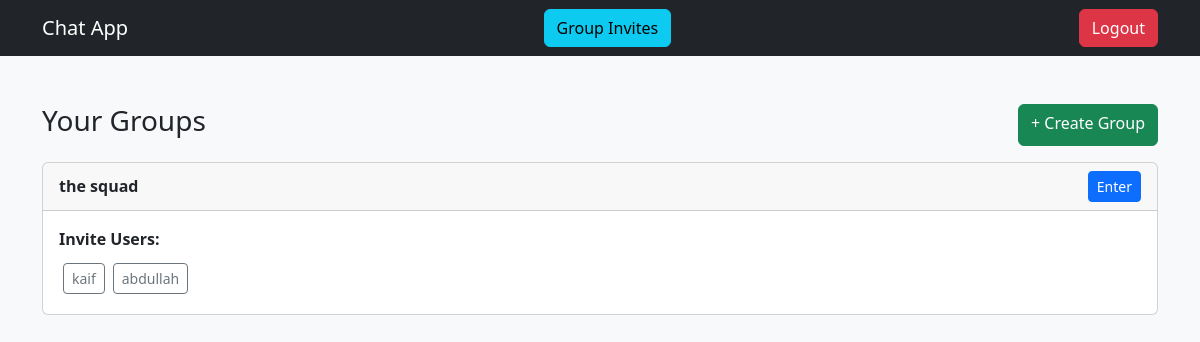
The page /groups (signed in) on the database its author committed.
### app.py (models this page shows)
class Group(db.Model):
    id = db.Column(db.Integer, primary_key=True)
    name = db.Column(db.String(150), nullable=False)
    created_by = db.Column(db.Integer, db.ForeignKey('user.id'))

class User(UserMixin, db.Model):
    id = db.Column(db.Integer, primary_key=True)
    username = db.Column(db.String(150), unique=True, nullable=False)
    email = db.Column(db.String(150), unique=True, nullable=False)
    password = db.Column(db.String(150), nullable=False)

### app.py (the view)
@app.route('/groups')
@login_required
def groups():
    group_ids = [gm.group_id for gm in GroupMember.query.filter_by(user_id=current_user.id).all()]
    user_groups = Group.query.filter(Group.id.in_(group_ids)).all()
    friendships = Friendship.query.filter(
        ((Friendship.user_id == current_user.id) | (Friendship.friend_id == current_user.id)) &
        (Friendship.status == "accepted")
    ).all()
    friend_ids = [
        f.friend_id if f.user_id == current_user.id else f.user_id
        for f in friendships
    ]
    friends = User.query.filter(User.id.in_(friend_ids)).all()
    return render_template('groups.html', groups=user_groups, users=friends)

### app.py (called while the page is built)
@login_manager.user_loader
def load_user(user_id):
    with SessionLocal() as session:
        return session.get(User, int(user_id))

### templates/groups.html (shortened to what this page needs)
<!DOCTYPE html>
<html lang="en">
<head>
    <link href="https://cdn.jsdelivr.net/npm/bootstrap@5.3.0/dist/css/bootstrap.min.css" rel="stylesheet">
</head>
<body class="bg-light">
<nav class="navbar navbar-dark bg-dark">
    <div class="container">
        <a class="navbar-brand" href="{{ url_for('dashboard') }}">Chat App</a>
        <a href="{{ url_for('group_invites') }}" class="btn btn-info me-2">Group Invites</a>
        <a href="{{ url_for('logout') }}" class="btn btn-danger">Logout</a>
    </div>
</nav>
<div class="container mt-5">
    <div class="d-flex justify-content-between mb-3">
        <h3>Your Groups</h3>
        <a href="{{ url_for('create_group') }}" class="btn btn-success">+ Create Group</a>
    </div>
    {% if groups %}
        {% for group in groups %}
            <div class="card mb-3">
                <div class="card-header d-flex justify-content-between align-items-center">
                    <strong>{{ group.name }}</strong>
                    <a href="{{ url_for('group_chat', group_id=group.id) }}" class="btn btn-sm btn-primary">Enter</a>
                </div>
                {% if group.created_by == current_user.id %}
                <div class="card-body">
                    <p class="mb-2"><strong>Invite Users:</strong></p>
                    <div class="d-flex flex-wrap">
                        {% for user in users %}
                            {% if user.id != current_user.id %}
                                <a href="{{ url_for('send_group_invite', user_id=user.id, group_id=group.id) }}" class="btn btn-sm btn-outline-secondary m-1">{{ user.username }}</a>
                            {% endif %}
                        {% endfor %}
                    </div>
                </div>
                {% endif %}
            </div>
        {% endfor %}
    {% else %}
        <div class="alert alert-info">You are not a member of any group yet.</div>
    {% endif %}
</div>
</body>
</html>

### rows shown on the page
Group: name "the squad"
User: username "kaif"
User: username "abdullah"
